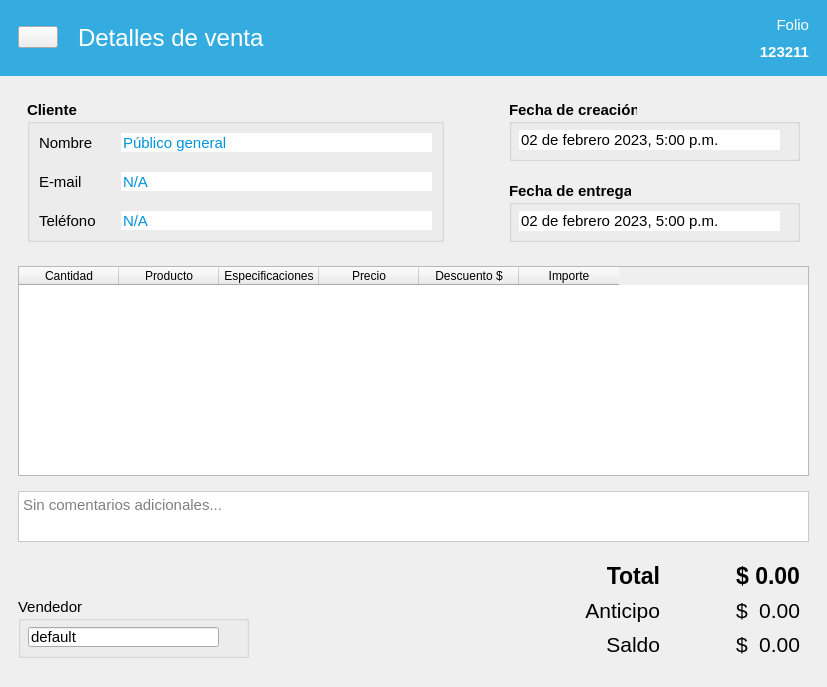
<?xml version="1.0" encoding="UTF-8"?>
<ui version="4.0">
 <class>DetallesVenta</class>
 <widget class="QWidget" name="DetallesVenta">
  <property name="windowModality">
   <enum>Qt::ApplicationModal</enum>
  </property>
  <property name="geometry">
   <rect>
    <x>0</x>
    <y>0</y>
    <width>827</width>
    <height>685</height>
   </rect>
  </property>
  <property name="windowTitle">
   <string>Form</string>
  </property>
  <layout class="QVBoxLayout" name="verticalLayout">
   <property name="leftMargin">
    <number>0</number>
   </property>
   <property name="topMargin">
    <number>0</number>
   </property>
   <property name="rightMargin">
    <number>0</number>
   </property>
   <item>
    <widget class="QFrame" name="frame">
     <property name="font">
      <font>
       <family>Segoe UI</family>
      </font>
     </property>
     <property name="styleSheet">
      <string notr="true">QFrame { background-color: rgb(52, 172, 224); }</string>
     </property>
     <property name="frameShadow">
      <enum>QFrame::Raised</enum>
     </property>
     <layout class="QHBoxLayout" name="horizontalLayout">
      <property name="topMargin">
       <number>5</number>
      </property>
      <property name="bottomMargin">
       <number>5</number>
      </property>
      <item alignment="Qt::AlignLeft|Qt::AlignVCenter">
       <widget class="QFrame" name="frame_5">
        <property name="font">
         <font>
          <family>Segoe UI</family>
         </font>
        </property>
        <property name="frameShadow">
         <enum>QFrame::Raised</enum>
        </property>
        <layout class="QHBoxLayout" name="horizontalLayout_2">
         <property name="spacing">
          <number>20</number>
         </property>
         <item>
          <widget class="ClickableIcon" name="btRegresar">
           <property name="icon">
            <iconset resource="../resources.qrc">
             <normaloff>:/img/resources/images/leftarrow.png</normaloff>:/img/resources/images/leftarrow.png</iconset>
           </property>
           <property name="iconSize">
            <size>
             <width>40</width>
             <height>40</height>
            </size>
           </property>
          </widget>
         </item>
         <item>
          <widget class="QLabel" name="label_17">
           <property name="minimumSize">
            <size>
             <width>211</width>
             <height>41</height>
            </size>
           </property>
           <property name="font">
            <font>
             <family>Segoe UI</family>
             <pointsize>18</pointsize>
            </font>
           </property>
           <property name="styleSheet">
            <string notr="true">color: rgb(255, 255, 255);</string>
           </property>
           <property name="text">
            <string>Detalles de venta</string>
           </property>
          </widget>
         </item>
        </layout>
       </widget>
      </item>
      <item alignment="Qt::AlignRight|Qt::AlignTop">
       <widget class="QFrame" name="frame_6">
        <property name="font">
         <font>
          <family>Segoe UI</family>
         </font>
        </property>
        <property name="frameShadow">
         <enum>QFrame::Raised</enum>
        </property>
        <layout class="QVBoxLayout" name="verticalLayout_2">
         <item>
          <widget class="QLabel" name="label_5">
           <property name="minimumSize">
            <size>
             <width>41</width>
             <height>21</height>
            </size>
           </property>
           <property name="font">
            <font>
             <family>Segoe UI</family>
             <pointsize>11</pointsize>
            </font>
           </property>
           <property name="styleSheet">
            <string notr="true">color: rgb(255, 255, 255);</string>
           </property>
           <property name="text">
            <string>Folio</string>
           </property>
           <property name="alignment">
            <set>Qt::AlignRight|Qt::AlignTrailing|Qt::AlignVCenter</set>
           </property>
          </widget>
         </item>
         <item>
          <widget class="QLabel" name="lbFolio">
           <property name="minimumSize">
            <size>
             <width>61</width>
             <height>21</height>
            </size>
           </property>
           <property name="font">
            <font>
             <family>Segoe UI</family>
             <pointsize>11</pointsize>
             <bold>true</bold>
            </font>
           </property>
           <property name="styleSheet">
            <string notr="true">color: rgb(255, 255, 255);</string>
           </property>
           <property name="text">
            <string>123211</string>
           </property>
           <property name="alignment">
            <set>Qt::AlignRight|Qt::AlignTrailing|Qt::AlignVCenter</set>
           </property>
          </widget>
         </item>
        </layout>
       </widget>
      </item>
     </layout>
    </widget>
   </item>
   <item>
    <widget class="QFrame" name="frame_2">
     <property name="font">
      <font>
       <family>Segoe UI</family>
      </font>
     </property>
     <property name="frameShadow">
      <enum>QFrame::Raised</enum>
     </property>
     <layout class="QHBoxLayout" name="horizontalLayout_3">
      <property name="leftMargin">
       <number>18</number>
      </property>
      <property name="rightMargin">
       <number>18</number>
      </property>
      <item alignment="Qt::AlignTop">
       <widget class="QFrame" name="frame_7">
        <property name="font">
         <font>
          <family>Segoe UI</family>
         </font>
        </property>
        <property name="frameShadow">
         <enum>QFrame::Raised</enum>
        </property>
        <layout class="QHBoxLayout" name="horizontalLayout_5">
         <property name="rightMargin">
          <number>50</number>
         </property>
         <item>
          <widget class="QGroupBox" name="groupBox">
           <property name="minimumSize">
            <size>
             <width>361</width>
             <height>131</height>
            </size>
           </property>
           <property name="font">
            <font>
             <family>Segoe UI</family>
             <pointsize>11</pointsize>
             <bold>true</bold>
            </font>
           </property>
           <property name="title">
            <string>Cliente</string>
           </property>
           <property name="flat">
            <bool>true</bool>
           </property>
           <layout class="QGridLayout" name="gridLayout">
            <property name="horizontalSpacing">
             <number>25</number>
            </property>
            <property name="verticalSpacing">
             <number>20</number>
            </property>
            <item row="2" column="1">
             <widget class="QLineEdit" name="txtTelefono">
              <property name="font">
               <font>
                <family>Segoe UI</family>
                <pointsize>11</pointsize>
                <bold>false</bold>
               </font>
              </property>
              <property name="styleSheet">
               <string notr="true">color: rgb(0, 147, 220);</string>
              </property>
              <property name="text">
               <string>N/A</string>
              </property>
              <property name="frame">
               <bool>false</bool>
              </property>
              <property name="readOnly">
               <bool>true</bool>
              </property>
              <property name="clearButtonEnabled">
               <bool>false</bool>
              </property>
             </widget>
            </item>
            <item row="0" column="1">
             <widget class="QLineEdit" name="txtCliente">
              <property name="font">
               <font>
                <family>Segoe UI</family>
                <pointsize>11</pointsize>
                <italic>false</italic>
                <bold>false</bold>
               </font>
              </property>
              <property name="styleSheet">
               <string notr="true">color: rgb(0, 147, 220);</string>
              </property>
              <property name="text">
               <string>Público general</string>
              </property>
              <property name="frame">
               <bool>false</bool>
              </property>
              <property name="readOnly">
               <bool>true</bool>
              </property>
              <property name="clearButtonEnabled">
               <bool>false</bool>
              </property>
             </widget>
            </item>
            <item row="1" column="1">
             <widget class="QLineEdit" name="txtCorreo">
              <property name="font">
               <font>
                <family>Segoe UI</family>
                <pointsize>11</pointsize>
                <bold>false</bold>
               </font>
              </property>
              <property name="styleSheet">
               <string notr="true">color: rgb(0, 147, 220);</string>
              </property>
              <property name="text">
               <string>N/A</string>
              </property>
              <property name="frame">
               <bool>false</bool>
              </property>
              <property name="readOnly">
               <bool>true</bool>
              </property>
              <property name="clearButtonEnabled">
               <bool>false</bool>
              </property>
             </widget>
            </item>
            <item row="1" column="0">
             <widget class="QLabel" name="label_7">
              <property name="font">
               <font>
                <family>Segoe UI</family>
                <pointsize>11</pointsize>
                <bold>false</bold>
               </font>
              </property>
              <property name="text">
               <string>E-mail</string>
              </property>
             </widget>
            </item>
            <item row="2" column="0">
             <widget class="QLabel" name="label_8">
              <property name="font">
               <font>
                <family>Segoe UI</family>
                <pointsize>11</pointsize>
                <bold>false</bold>
               </font>
              </property>
              <property name="text">
               <string>Teléfono</string>
              </property>
             </widget>
            </item>
            <item row="0" column="0">
             <widget class="QLabel" name="label_6">
              <property name="font">
               <font>
                <family>Segoe UI</family>
                <pointsize>11</pointsize>
                <bold>false</bold>
               </font>
              </property>
              <property name="text">
               <string>Nombre</string>
              </property>
             </widget>
            </item>
           </layout>
          </widget>
         </item>
        </layout>
       </widget>
      </item>
      <item alignment="Qt::AlignRight|Qt::AlignTop">
       <widget class="QFrame" name="frame_8">
        <property name="font">
         <font>
          <family>Segoe UI</family>
         </font>
        </property>
        <property name="frameShadow">
         <enum>QFrame::Raised</enum>
        </property>
        <layout class="QVBoxLayout" name="verticalLayout_4">
         <property name="spacing">
          <number>20</number>
         </property>
         <item>
          <widget class="QGroupBox" name="groupBox_2">
           <property name="minimumSize">
            <size>
             <width>291</width>
             <height>61</height>
            </size>
           </property>
           <property name="font">
            <font>
             <family>Segoe UI</family>
             <pointsize>11</pointsize>
             <bold>true</bold>
            </font>
           </property>
           <property name="title">
            <string>Fecha de creación</string>
           </property>
           <property name="flat">
            <bool>true</bool>
           </property>
           <widget class="QLineEdit" name="txtCreacion">
            <property name="geometry">
             <rect>
              <x>10</x>
              <y>30</y>
              <width>261</width>
              <height>20</height>
             </rect>
            </property>
            <property name="font">
             <font>
              <family>Segoe UI</family>
              <pointsize>11</pointsize>
              <bold>false</bold>
             </font>
            </property>
            <property name="styleSheet">
             <string notr="true"/>
            </property>
            <property name="text">
             <string>02 de febrero 2023, 5:00 p.m.</string>
            </property>
            <property name="frame">
             <bool>false</bool>
            </property>
            <property name="readOnly">
             <bool>true</bool>
            </property>
            <property name="clearButtonEnabled">
             <bool>false</bool>
            </property>
           </widget>
          </widget>
         </item>
         <item>
          <widget class="QGroupBox" name="boxEntrega">
           <property name="minimumSize">
            <size>
             <width>291</width>
             <height>61</height>
            </size>
           </property>
           <property name="font">
            <font>
             <family>Segoe UI</family>
             <pointsize>11</pointsize>
             <bold>true</bold>
            </font>
           </property>
           <property name="title">
            <string>Fecha de entrega</string>
           </property>
           <property name="flat">
            <bool>true</bool>
           </property>
           <widget class="QLineEdit" name="txtEntrega">
            <property name="geometry">
             <rect>
              <x>10</x>
              <y>30</y>
              <width>261</width>
              <height>20</height>
             </rect>
            </property>
            <property name="font">
             <font>
              <family>Segoe UI</family>
              <pointsize>11</pointsize>
              <bold>false</bold>
             </font>
            </property>
            <property name="styleSheet">
             <string notr="true"/>
            </property>
            <property name="text">
             <string>02 de febrero 2023, 5:00 p.m.</string>
            </property>
            <property name="frame">
             <bool>false</bool>
            </property>
            <property name="readOnly">
             <bool>true</bool>
            </property>
            <property name="clearButtonEnabled">
             <bool>false</bool>
            </property>
           </widget>
          </widget>
         </item>
        </layout>
       </widget>
      </item>
     </layout>
    </widget>
   </item>
   <item>
    <widget class="QFrame" name="frame_3">
     <property name="sizePolicy">
      <sizepolicy hsizetype="Expanding" vsizetype="Expanding">
       <horstretch>0</horstretch>
       <verstretch>0</verstretch>
      </sizepolicy>
     </property>
     <property name="minimumSize">
      <size>
       <width>0</width>
       <height>210</height>
      </size>
     </property>
     <property name="font">
      <font>
       <family>Segoe UI</family>
      </font>
     </property>
     <property name="frameShadow">
      <enum>QFrame::Raised</enum>
     </property>
     <layout class="QVBoxLayout" name="verticalLayout_6">
      <property name="leftMargin">
       <number>18</number>
      </property>
      <property name="topMargin">
       <number>0</number>
      </property>
      <property name="rightMargin">
       <number>18</number>
      </property>
      <property name="bottomMargin">
       <number>0</number>
      </property>
      <item>
       <widget class="TablaDatos" name="tabla_productos">
        <property name="minimumSize">
         <size>
          <width>791</width>
          <height>210</height>
         </size>
        </property>
        <attribute name="horizontalHeaderMinimumSectionSize">
         <number>80</number>
        </attribute>
        <column>
         <property name="text">
          <string>Cantidad</string>
         </property>
        </column>
        <column>
         <property name="text">
          <string>Producto</string>
         </property>
        </column>
        <column>
         <property name="text">
          <string>Especificaciones</string>
         </property>
        </column>
        <column>
         <property name="text">
          <string>Precio</string>
         </property>
        </column>
        <column>
         <property name="text">
          <string>Descuento $</string>
         </property>
        </column>
        <column>
         <property name="text">
          <string>Importe</string>
         </property>
        </column>
       </widget>
      </item>
     </layout>
    </widget>
   </item>
   <item>
    <widget class="QFrame" name="frame_4">
     <property name="sizePolicy">
      <sizepolicy hsizetype="Preferred" vsizetype="Preferred">
       <horstretch>0</horstretch>
       <verstretch>0</verstretch>
      </sizepolicy>
     </property>
     <property name="font">
      <font>
       <family>Segoe UI</family>
      </font>
     </property>
     <property name="styleSheet">
      <string notr="true">QFrame { border:none; }</string>
     </property>
     <property name="frameShape">
      <enum>QFrame::StyledPanel</enum>
     </property>
     <property name="frameShadow">
      <enum>QFrame::Raised</enum>
     </property>
     <layout class="QVBoxLayout" name="verticalLayout_3">
      <property name="spacing">
       <number>0</number>
      </property>
      <property name="topMargin">
       <number>0</number>
      </property>
      <item alignment="Qt::AlignBottom">
       <widget class="QFrame" name="frame_10">
        <property name="font">
         <font>
          <family>Segoe UI</family>
         </font>
        </property>
        <property name="styleSheet">
         <string notr="true">QFrame { border:none; }</string>
        </property>
        <property name="frameShape">
         <enum>QFrame::StyledPanel</enum>
        </property>
        <property name="frameShadow">
         <enum>QFrame::Raised</enum>
        </property>
        <layout class="QGridLayout" name="gridLayout_2">
         <property name="verticalSpacing">
          <number>20</number>
         </property>
         <item row="0" column="0" colspan="2" alignment="Qt::AlignBottom">
          <widget class="QPlainTextEdit" name="txtComentarios">
           <property name="sizePolicy">
            <sizepolicy hsizetype="Expanding" vsizetype="Minimum">
             <horstretch>0</horstretch>
             <verstretch>0</verstretch>
            </sizepolicy>
           </property>
           <property name="minimumSize">
            <size>
             <width>0</width>
             <height>51</height>
            </size>
           </property>
           <property name="maximumSize">
            <size>
             <width>16777215</width>
             <height>51</height>
            </size>
           </property>
           <property name="font">
            <font>
             <family>Segoe UI</family>
             <pointsize>11</pointsize>
            </font>
           </property>
           <property name="styleSheet">
            <string notr="true">border: 1px solid #cacaca;</string>
           </property>
           <property name="readOnly">
            <bool>true</bool>
           </property>
           <property name="placeholderText">
            <string>Sin comentarios adicionales...</string>
           </property>
          </widget>
         </item>
         <item row="1" column="0" alignment="Qt::AlignLeft|Qt::AlignBottom">
          <widget class="QGroupBox" name="groupBox_4">
           <property name="minimumSize">
            <size>
             <width>231</width>
             <height>61</height>
            </size>
           </property>
           <property name="font">
            <font>
             <family>Segoe UI</family>
             <pointsize>11</pointsize>
            </font>
           </property>
           <property name="title">
            <string>Vendedor</string>
           </property>
           <widget class="QLineEdit" name="txtVendedor">
            <property name="geometry">
             <rect>
              <x>10</x>
              <y>30</y>
              <width>191</width>
              <height>20</height>
             </rect>
            </property>
            <property name="font">
             <font>
              <family>Segoe UI</family>
              <pointsize>11</pointsize>
             </font>
            </property>
            <property name="text">
             <string>default</string>
            </property>
            <property name="readOnly">
             <bool>true</bool>
            </property>
           </widget>
          </widget>
         </item>
         <item row="1" column="1" alignment="Qt::AlignRight|Qt::AlignBottom">
          <widget class="QFrame" name="frame_9">
           <property name="font">
            <font>
             <family>Segoe UI</family>
            </font>
           </property>
           <property name="styleSheet">
            <string notr="true"/>
           </property>
           <property name="frameShape">
            <enum>QFrame::StyledPanel</enum>
           </property>
           <property name="frameShadow">
            <enum>QFrame::Raised</enum>
           </property>
           <layout class="QGridLayout" name="gridLayout_3">
            <property name="topMargin">
             <number>0</number>
            </property>
            <property name="bottomMargin">
             <number>0</number>
            </property>
            <property name="verticalSpacing">
             <number>6</number>
            </property>
            <item row="0" column="2">
             <widget class="QLabel" name="label_16">
              <property name="minimumSize">
               <size>
                <width>0</width>
                <height>28</height>
               </size>
              </property>
              <property name="font">
               <font>
                <family>Segoe UI</family>
                <pointsize>17</pointsize>
                <bold>true</bold>
               </font>
              </property>
              <property name="text">
               <string>$</string>
              </property>
             </widget>
            </item>
            <item row="0" column="0">
             <widget class="QLabel" name="label_18">
              <property name="minimumSize">
               <size>
                <width>0</width>
                <height>28</height>
               </size>
              </property>
              <property name="font">
               <font>
                <family>Segoe UI</family>
                <pointsize>17</pointsize>
                <bold>true</bold>
               </font>
              </property>
              <property name="text">
               <string>Total</string>
              </property>
              <property name="alignment">
               <set>Qt::AlignRight|Qt::AlignTrailing|Qt::AlignVCenter</set>
              </property>
             </widget>
            </item>
            <item row="0" column="1">
             <spacer name="horizontalSpacer">
              <property name="font">
               <font>
                <family>Segoe UI</family>
               </font>
              </property>
              <property name="orientation">
               <enum>Qt::Horizontal</enum>
              </property>
              <property name="sizeType">
               <enum>QSizePolicy::Preferred</enum>
              </property>
              <property name="sizeHint" stdset="0">
               <size>
                <width>70</width>
                <height>20</height>
               </size>
              </property>
             </spacer>
            </item>
            <item row="0" column="3">
             <widget class="QLabel" name="lbTotal">
              <property name="minimumSize">
               <size>
                <width>0</width>
                <height>28</height>
               </size>
              </property>
              <property name="font">
               <font>
                <family>Segoe UI</family>
                <pointsize>17</pointsize>
                <bold>true</bold>
               </font>
              </property>
              <property name="text">
               <string>0.00</string>
              </property>
              <property name="alignment">
               <set>Qt::AlignRight|Qt::AlignTrailing|Qt::AlignVCenter</set>
              </property>
             </widget>
            </item>
            <item row="2" column="3">
             <widget class="QLabel" name="lbSaldo">
              <property name="minimumSize">
               <size>
                <width>0</width>
                <height>28</height>
               </size>
              </property>
              <property name="font">
               <font>
                <family>Segoe UI</family>
                <pointsize>16</pointsize>
                <bold>false</bold>
               </font>
              </property>
              <property name="text">
               <string>0.00</string>
              </property>
              <property name="alignment">
               <set>Qt::AlignRight|Qt::AlignTrailing|Qt::AlignVCenter</set>
              </property>
             </widget>
            </item>
            <item row="2" column="2">
             <widget class="QLabel" name="temp4">
              <property name="minimumSize">
               <size>
                <width>0</width>
                <height>28</height>
               </size>
              </property>
              <property name="font">
               <font>
                <family>Segoe UI</family>
                <pointsize>16</pointsize>
                <bold>false</bold>
               </font>
              </property>
              <property name="text">
               <string>$</string>
              </property>
             </widget>
            </item>
            <item row="1" column="0">
             <widget class="QLabel" name="temp1">
              <property name="minimumSize">
               <size>
                <width>0</width>
                <height>28</height>
               </size>
              </property>
              <property name="font">
               <font>
                <family>Segoe UI</family>
                <pointsize>16</pointsize>
                <bold>false</bold>
               </font>
              </property>
              <property name="text">
               <string>Anticipo</string>
              </property>
              <property name="alignment">
               <set>Qt::AlignRight|Qt::AlignTrailing|Qt::AlignVCenter</set>
              </property>
             </widget>
            </item>
            <item row="1" column="3">
             <widget class="QLabel" name="lbAnticipo">
              <property name="minimumSize">
               <size>
                <width>0</width>
                <height>28</height>
               </size>
              </property>
              <property name="font">
               <font>
                <family>Segoe UI</family>
                <pointsize>16</pointsize>
                <bold>false</bold>
               </font>
              </property>
              <property name="text">
               <string>0.00</string>
              </property>
              <property name="alignment">
               <set>Qt::AlignRight|Qt::AlignTrailing|Qt::AlignVCenter</set>
              </property>
             </widget>
            </item>
            <item row="1" column="2">
             <widget class="QLabel" name="temp2">
              <property name="minimumSize">
               <size>
                <width>0</width>
                <height>28</height>
               </size>
              </property>
              <property name="font">
               <font>
                <family>Segoe UI</family>
                <pointsize>16</pointsize>
                <bold>false</bold>
               </font>
              </property>
              <property name="text">
               <string>$</string>
              </property>
             </widget>
            </item>
            <item row="2" column="0">
             <widget class="QLabel" name="temp3">
              <property name="minimumSize">
               <size>
                <width>0</width>
                <height>28</height>
               </size>
              </property>
              <property name="font">
               <font>
                <family>Segoe UI</family>
                <pointsize>16</pointsize>
                <bold>false</bold>
               </font>
              </property>
              <property name="text">
               <string>Saldo</string>
              </property>
              <property name="alignment">
               <set>Qt::AlignRight|Qt::AlignTrailing|Qt::AlignVCenter</set>
              </property>
             </widget>
            </item>
           </layout>
          </widget>
         </item>
        </layout>
       </widget>
      </item>
     </layout>
    </widget>
   </item>
  </layout>
 </widget>
 <customwidgets>
  <customwidget>
   <class>TablaDatos</class>
   <extends>QTableWidget</extends>
   <header>utils.mywidgets.h</header>
  </customwidget>
  <customwidget>
   <class>ClickableIcon</class>
   <extends>QPushButton</extends>
   <header>utils.mywidgets.h</header>
  </customwidget>
 </customwidgets>
 <resources>
  <include location="../resources.qrc"/>
 </resources>
 <connections/>
</ui>
